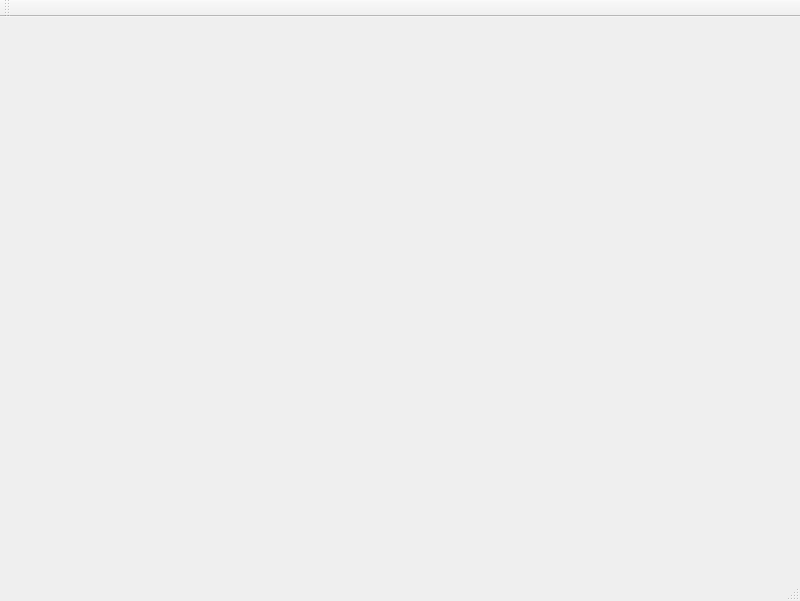
<?xml version="1.0" encoding="UTF-8"?>
<ui version="4.0">
 <class>wProg</class>
 <widget class="QMainWindow" name="wProg">
  <property name="enabled">
   <bool>true</bool>
  </property>
  <property name="geometry">
   <rect>
    <x>0</x>
    <y>0</y>
    <width>800</width>
    <height>601</height>
   </rect>
  </property>
  <property name="windowTitle">
   <string>wProg</string>
  </property>
  <widget class="QWidget" name="centralWidget"/>
  <widget class="QMenuBar" name="menuBar">
   <property name="geometry">
    <rect>
     <x>0</x>
     <y>0</y>
     <width>800</width>
     <height>21</height>
    </rect>
   </property>
  </widget>
  <widget class="QToolBar" name="mainToolBar">
   <attribute name="toolBarArea">
    <enum>TopToolBarArea</enum>
   </attribute>
   <attribute name="toolBarBreak">
    <bool>false</bool>
   </attribute>
  </widget>
  <widget class="QStatusBar" name="statusBar"/>
 </widget>
 <layoutdefault spacing="6" margin="11"/>
 <resources/>
 <connections/>
</ui>
